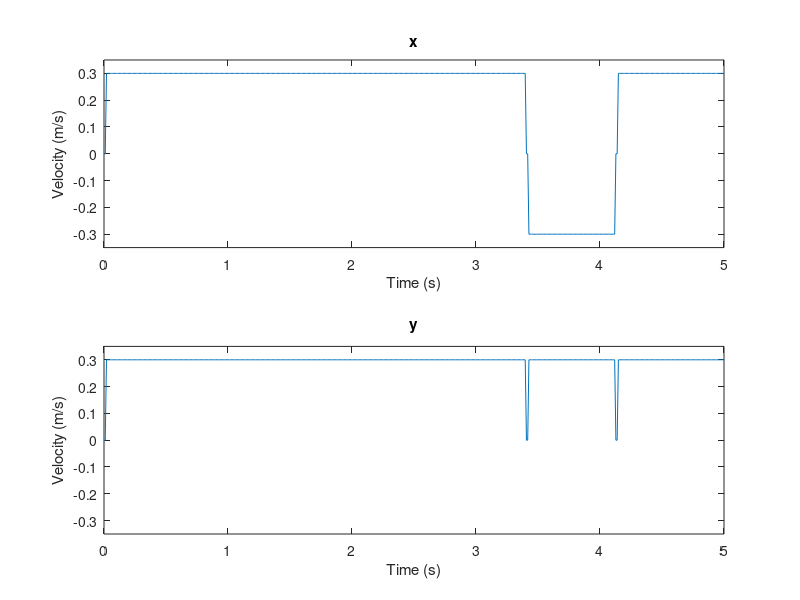

This figure's MATLAB source:
%% Basic motion control 3.1 Plots the motorspeeds versus time.
clc
clear
F = importdata('data_log.dat');
t = linspace(0, length(F(:,1)), length(F(:,1)));
t = t./100;

figure(1)

subplot(2,1,1)
plot(t,F(:,2))
title('x')
ylim([-0.35 0.35]);
xlabel('Time (s)')
ylabel('Velocity (m/s)')

subplot(2,1,2)
plot(t,F(:,3))
title('y')
ylim([-0.35 0.35]);
xlabel('Time (s)')
ylabel('Velocity (m/s)')
